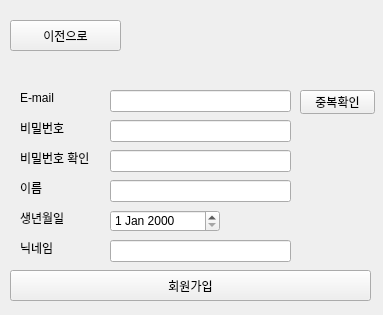
<?xml version="1.0" encoding="UTF-8"?>
<ui version="4.0">
 <class>Form</class>
 <widget class="QWidget" name="Form">
  <property name="geometry">
   <rect>
    <x>0</x>
    <y>0</y>
    <width>383</width>
    <height>315</height>
   </rect>
  </property>
  <property name="windowTitle">
   <string>Form</string>
  </property>
  <widget class="QPushButton" name="btn_home">
   <property name="geometry">
    <rect>
     <x>10</x>
     <y>20</y>
     <width>111</width>
     <height>31</height>
    </rect>
   </property>
   <property name="text">
    <string>이전으로</string>
   </property>
  </widget>
  <widget class="QLabel" name="lbl_Email">
   <property name="geometry">
    <rect>
     <x>20</x>
     <y>90</y>
     <width>48</width>
     <height>16</height>
    </rect>
   </property>
   <property name="text">
    <string>E-mail</string>
   </property>
  </widget>
  <widget class="QLineEdit" name="txt_Email">
   <property name="geometry">
    <rect>
     <x>110</x>
     <y>90</y>
     <width>181</width>
     <height>22</height>
    </rect>
   </property>
  </widget>
  <widget class="QLineEdit" name="txt_Passwd1">
   <property name="geometry">
    <rect>
     <x>110</x>
     <y>120</y>
     <width>181</width>
     <height>22</height>
    </rect>
   </property>
   <property name="echoMode">
    <enum>QLineEdit::Password</enum>
   </property>
  </widget>
  <widget class="QLabel" name="lbl_Passwd1">
   <property name="geometry">
    <rect>
     <x>20</x>
     <y>120</y>
     <width>48</width>
     <height>16</height>
    </rect>
   </property>
   <property name="frameShape">
    <enum>QFrame::NoFrame</enum>
   </property>
   <property name="text">
    <string>비밀번호</string>
   </property>
  </widget>
  <widget class="QLabel" name="lbl_Passwd2">
   <property name="geometry">
    <rect>
     <x>20</x>
     <y>150</y>
     <width>81</width>
     <height>16</height>
    </rect>
   </property>
   <property name="frameShape">
    <enum>QFrame::NoFrame</enum>
   </property>
   <property name="text">
    <string>비밀번호 확인</string>
   </property>
  </widget>
  <widget class="QLineEdit" name="txt_Passwd2">
   <property name="geometry">
    <rect>
     <x>110</x>
     <y>150</y>
     <width>181</width>
     <height>22</height>
    </rect>
   </property>
   <property name="echoMode">
    <enum>QLineEdit::Password</enum>
   </property>
  </widget>
  <widget class="QPushButton" name="btn_emailDuplicateChk">
   <property name="geometry">
    <rect>
     <x>300</x>
     <y>90</y>
     <width>75</width>
     <height>24</height>
    </rect>
   </property>
   <property name="text">
    <string>중복확인</string>
   </property>
  </widget>
  <widget class="QLabel" name="lbl_usrName">
   <property name="geometry">
    <rect>
     <x>20</x>
     <y>180</y>
     <width>81</width>
     <height>16</height>
    </rect>
   </property>
   <property name="frameShape">
    <enum>QFrame::NoFrame</enum>
   </property>
   <property name="text">
    <string>이름</string>
   </property>
  </widget>
  <widget class="QLineEdit" name="txt_usrName">
   <property name="geometry">
    <rect>
     <x>110</x>
     <y>180</y>
     <width>181</width>
     <height>22</height>
    </rect>
   </property>
  </widget>
  <widget class="QDateEdit" name="date_Birthdate">
   <property name="geometry">
    <rect>
     <x>110</x>
     <y>210</y>
     <width>110</width>
     <height>22</height>
    </rect>
   </property>
  </widget>
  <widget class="QLabel" name="lbl_Birthdate">
   <property name="geometry">
    <rect>
     <x>20</x>
     <y>210</y>
     <width>81</width>
     <height>16</height>
    </rect>
   </property>
   <property name="frameShape">
    <enum>QFrame::NoFrame</enum>
   </property>
   <property name="text">
    <string>생년월일</string>
   </property>
  </widget>
  <widget class="QLabel" name="lbl_Nickname">
   <property name="geometry">
    <rect>
     <x>20</x>
     <y>240</y>
     <width>81</width>
     <height>16</height>
    </rect>
   </property>
   <property name="frameShape">
    <enum>QFrame::NoFrame</enum>
   </property>
   <property name="text">
    <string>닉네임</string>
   </property>
  </widget>
  <widget class="QLineEdit" name="txt_Nickname">
   <property name="geometry">
    <rect>
     <x>110</x>
     <y>240</y>
     <width>181</width>
     <height>22</height>
    </rect>
   </property>
  </widget>
  <widget class="QPushButton" name="btn_Submit">
   <property name="geometry">
    <rect>
     <x>10</x>
     <y>270</y>
     <width>361</width>
     <height>31</height>
    </rect>
   </property>
   <property name="text">
    <string>회원가입</string>
   </property>
  </widget>
 </widget>
 <resources/>
 <connections/>
</ui>
